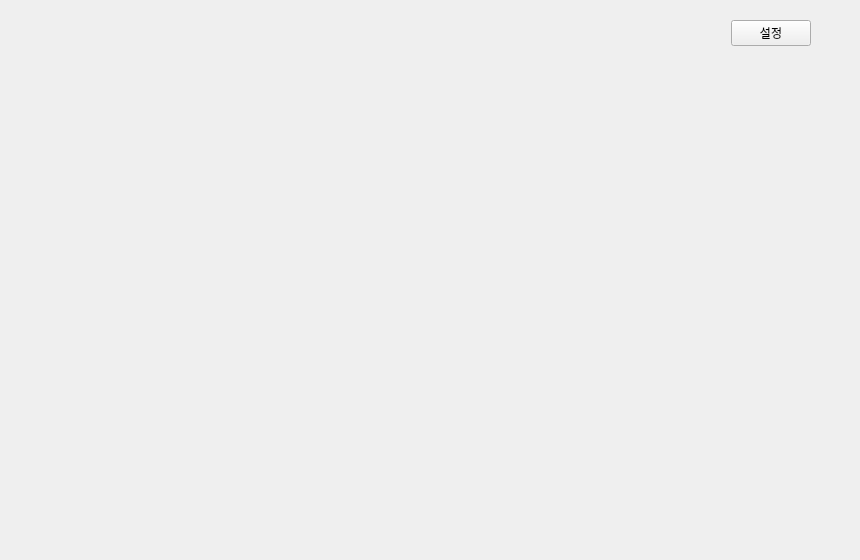
<?xml version="1.0" encoding="UTF-8"?>
<ui version="4.0">
 <class>SolMainWidget</class>
 <widget class="QWidget" name="SolMainWidget">
  <property name="geometry">
   <rect>
    <x>0</x>
    <y>0</y>
    <width>860</width>
    <height>560</height>
   </rect>
  </property>
  <property name="windowTitle">
   <string>SolMainWidget</string>
  </property>
  <widget class="QWidget" name="layoutWidget">
   <property name="geometry">
    <rect>
     <x>10</x>
     <y>10</y>
     <width>811</width>
     <height>511</height>
    </rect>
   </property>
   <layout class="QGridLayout" name="mainLayout">
    <property name="leftMargin">
     <number>10</number>
    </property>
    <property name="topMargin">
     <number>10</number>
    </property>
    <property name="rightMargin">
     <number>10</number>
    </property>
    <property name="bottomMargin">
     <number>10</number>
    </property>
    <property name="horizontalSpacing">
     <number>0</number>
    </property>
    <property name="verticalSpacing">
     <number>10</number>
    </property>
    <item row="0" column="0">
     <layout class="QHBoxLayout" name="topMenuLayout" stretch="0,1">
      <property name="spacing">
       <number>0</number>
      </property>
      <item>
       <layout class="QHBoxLayout" name="tabBarLayout">
        <property name="spacing">
         <number>40</number>
        </property>
       </layout>
      </item>
      <item>
       <layout class="QHBoxLayout" name="rightAlignLayout">
        <property name="spacing">
         <number>20</number>
        </property>
        <item>
         <spacer name="horizontalSpacer">
          <property name="orientation">
           <enum>Qt::Orientation::Horizontal</enum>
          </property>
          <property name="sizeHint" stdset="0">
           <size>
            <width>40</width>
            <height>20</height>
           </size>
          </property>
         </spacer>
        </item>
        <item alignment="Qt::AlignmentFlag::AlignRight">
         <widget class="QPushButton" name="settingsButton">
          <property name="text">
           <string>설정</string>
          </property>
         </widget>
        </item>
       </layout>
      </item>
     </layout>
    </item>
    <item row="2" column="0">
     <layout class="QHBoxLayout" name="statusLayout"/>
    </item>
    <item row="1" column="0">
     <widget class="QStackedWidget" name="mainStackedWidget"/>
    </item>
   </layout>
  </widget>
 </widget>
 <resources/>
 <connections/>
</ui>
